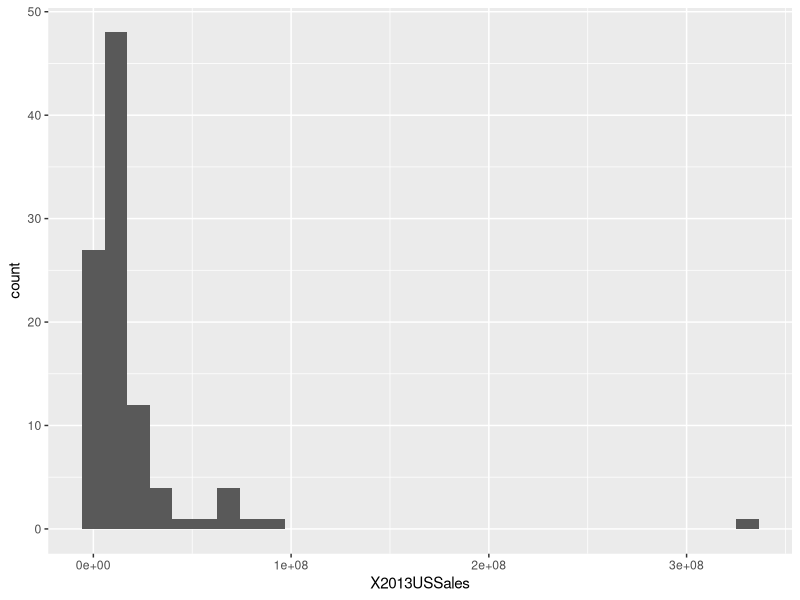
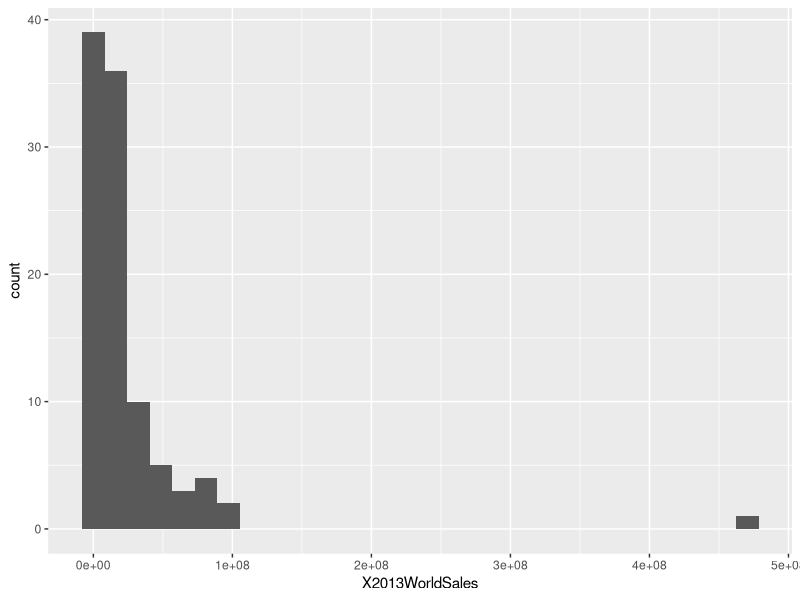
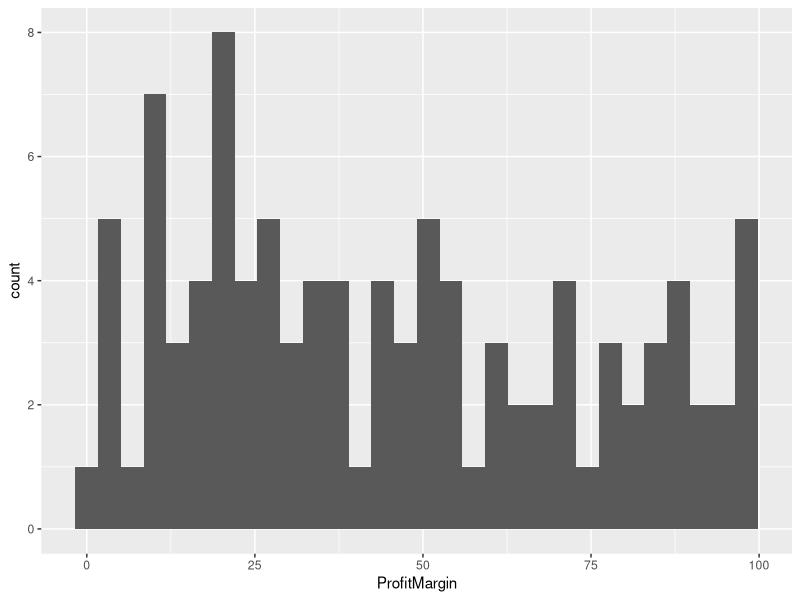

Source code (R) for these figures, in order:
## ---- chunk 1
library(tidyverse)

crp <- read_csv("crp.csv", na = "-") %>% 
  # parte correctly the money info
  mutate(X2013USSales    = parse_number(X2013USSales   ), 
         X2013WorldSales = parse_number(X2013WorldSales))

crp %>% 
  head()

# what is in the "Relatiler"?
crp %>% 
  count(Retailer, sort = T)

## ---- chunk 2
# what is in the Program Name
crp %>% 
  count(ProgramName, sort=T)

# why there is programs names with 2 counts?
crp %>% 
  add_count(ProgramName) %>% 
  filter(n==2) %>% 
  View()

## ---- chunk 3
crp %>% 
  ggplot(aes(x=X2013USSales)) +
  geom_histogram()

crp %>% 
  count(X2013USSales, sort = T)

crp %>% 
  ggplot(aes(x=X2013WorldSales)) +
  geom_histogram()

## ---- chunk 4

summary(crp$X2013USSales)
crp %>% filter(X2013USSales==max(X2013USSales))

summary(crp$X2013WorldSales)
crp %>% filter(X2013WorldSales==max(X2013WorldSales))

## ---- chunk 5
crp %>% 
  count(Industry,sort=T)

crp %>% 
  count(Reward, order=T)

## ---- chunk 6
crp %>% 
  ggplot(aes(ProfitMargin)) +
  geom_histogram()
## ---- chunk 7

crp %>% 
  sapply(function(x) sum(is.na(x)))

## ---- chunk 8
crp %>%
  count(Reward, sort=T)
